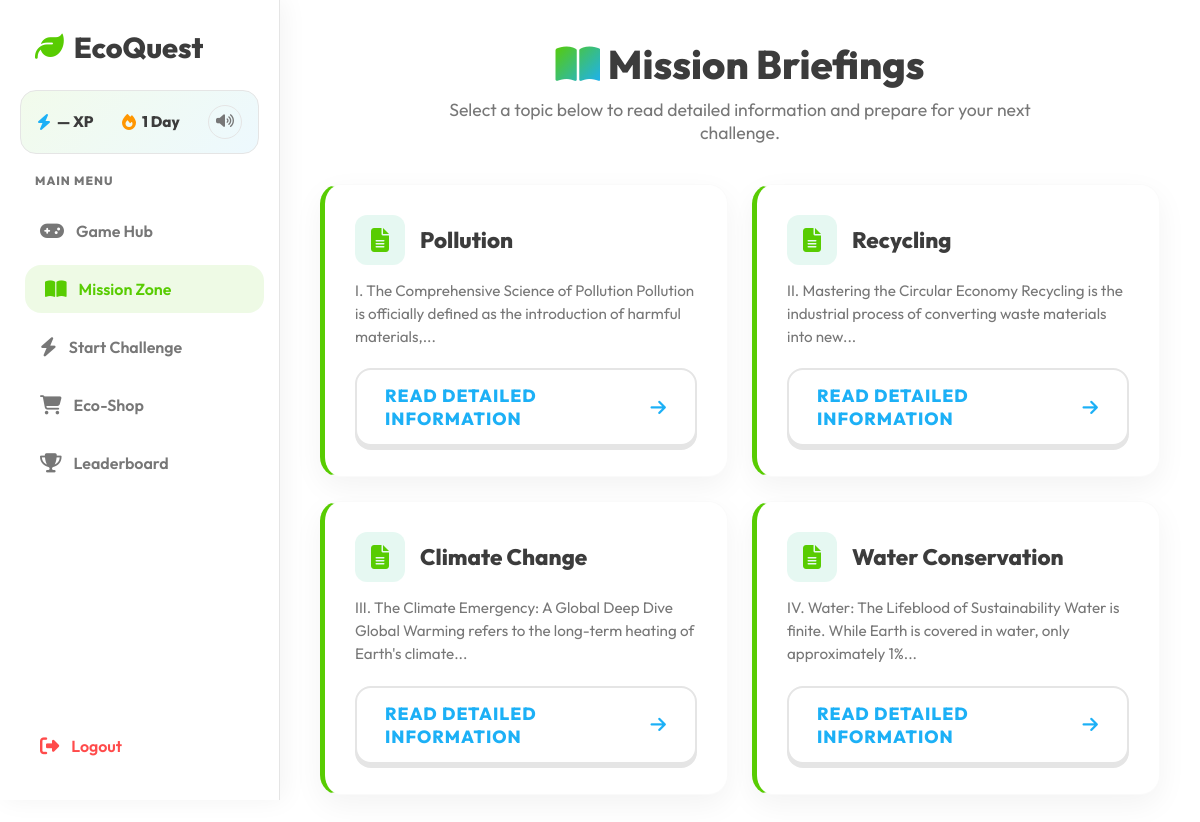
/learning (signed in), run on the app's committed database.
### tables this page shows
CREATE TABLE topics (
    topic_id INTEGER PRIMARY KEY AUTOINCREMENT,
    topic_name TEXT NOT NULL,
    content TEXT
);

### app.py (the view)
@app.route("/learning")
def learning():
    conn = get_connection()
    cursor = conn.cursor()
    cursor.execute("SELECT topic_id, topic_name, content FROM topics")
    topics = cursor.fetchall()
    conn.close()
    return render_template("learning.html", topics=topics)

### app.py (called while the page is built)
def get_connection():
    return sqlite3.connect("database.db")

### templates/learning.html
{% extends "base.html" %}
{% block content %}
<div class="animate-fade-in" style="max-width: 900px; margin: 0 auto;">
    <div style="text-align: center; margin-bottom: 40px;">
        <h1 style="font-size: 2.5rem; margin-bottom: 10px;"><i class="fa-solid fa-book-open text-gradient"></i> Mission
            Briefings</h1>
        <p class="text-muted" style="font-size: 1.1rem; max-width: 600px; margin: 0 auto;">Select a topic below to read
            detailed information and prepare for your next challenge.</p>
    </div>
    <div class="grid grid-cols-2">
        {% for topic in topics %}
        <div class="card"
            style="display: flex; flex-direction: column; height: 100%; border-left: 5px solid var(--primary);">
            <div style="display: flex; align-items: center; gap: 15px; margin-bottom: 15px;">
                <div
                    style="width: 50px; height: 50px; background: rgba(16, 185, 129, 0.1); color: var(--primary); border-radius: var(--radius-sm); display: flex; align-items: center; justify-content: center; font-size: 1.5rem;">
                    <i class="fa-solid fa-file-lines"></i>
                </div>
                <h2 style="font-size: 1.4rem; color: var(--text-main); margin: 0;">{{ topic[1] }}</h2>
            </div>
            <p class="text-muted" style="flex-grow: 1; margin-bottom: 20px; line-height: 1.5; font-size: 0.95rem;">
                {{ topic[2] | striptags | truncate(120) }}
            </p>
            <a href="{{ url_for('topic_detail', topic_id=topic[0]) }}" class="btn btn-secondary" style="width: 100%;">
                Read Detailed Information <i class="fa-solid fa-arrow-right"></i>
            </a>
        </div>
        {% endfor %}
    </div>
</div>
{% endblock %}

### static/style.css (style rules this page uses)
:root { --primary: #58CC02; --primary-dark: #46a302; --primary-light: #89E219; --secondary: #1CB0F6; --secondary-dark: #1899d6; --accent: #FFC800; --danger: #FF4B4B; --danger-dark: #EA2B2B; --background: #FFFFFF; --bg-light: #FFFFFF; --bg-sidebar: #F7F7F7; --surface: #FFFFFF; --text-main: #3C3C3C; --text-muted: #777777; --warning: #FFC800; --warning-dark: #D3A600; --border-color: #E5E5E5; --glass-bg: rgba(255, 255, 255, 0.9); --glass-border: rgba(255, 255, 255, 0.4); --glass-shadow: 0 8px 32px 0 rgba(31, 38, 135, 0.07); --radius-lg: 20px; --radius-md: 16px; --radius-sm: 12px; --transition: all 0.2s ease-in-out; --font-main: 'Nunito', sans-serif; --shadow: 0 4px 15px rgba(0,0,0,0.05); --coin-gold: #FFD700; --streak-fire: #FF4500; }
* { box-sizing: border-box; margin: 0; padding: 0; }
body { font-family: 'Outfit', 'Nunito', sans-serif; background-color: var(--background); color: var(--text-main); min-height: 100vh; display: flex; overflow-x: hidden; }
h1, h2, h3, h4, h5, h6 { font-weight: 800; color: var(--text-main); line-height: 1.2; }
.text-gradient { background: linear-gradient(135deg, var(--primary), var(--secondary)); -webkit-background-clip: text; -webkit-text-fill-color: transparent; display: inline-block; }
.text-muted { color: var(--text-muted); }
.card { background: var(--surface); padding: 30px; border-radius: var(--radius-lg); box-shadow: 0 10px 30px rgba(0, 0, 0, 0.05); transition: var(--transition); border: 1px solid rgba(0, 0, 0, 0.02); }
.btn { display: inline-flex; align-items: center; justify-content: center; gap: 8px; background: var(--primary); color: white; padding: 14px 28px; border: none; border-radius: var(--radius-md); font-size: 1.1rem; font-weight: 800; text-transform: uppercase; letter-spacing: 1px; cursor: pointer; transition: var(--transition); text-decoration: none; box-shadow: 0 4px 0 var(--primary-dark); }
.btn-secondary { background: white; color: var(--secondary); border: 2px solid var(--border-color); box-shadow: 0 4px 0 var(--border-color); }
.grid { display: grid; gap: 24px; }
.grid-cols-2 { grid-template-columns: repeat(auto-fit, minmax(300px, 1fr)); }
.animate-fade-in { animation: fadeIn 0.6s cubic-bezier(0.4, 0, 0.2, 1) forwards; }

### data on the page
topics: topic_name "Pollution", content "I. The Comprehensive Science of Pollution Pollution is officially defined as the introduction of harmful materials,..."
topics: topic_name "Recycling", content "II. Mastering the Circular Economy Recycling is the industrial process of converting waste materials into new..."
topics: topic_name "Climate Change", content "III. The Climate Emergency: A Global Deep Dive Global Warming refers to the long-term heating of Earth's climate..."
topics: topic_name "Water Conservation", content "IV. Water: The Lifeblood of Sustainability Water is finite. While Earth is covered in water, only approximately 1%..."

### other printed values
{{ session.get('xp', '—') }} "—"
{{ session.get('streak', 1) }} "1"
